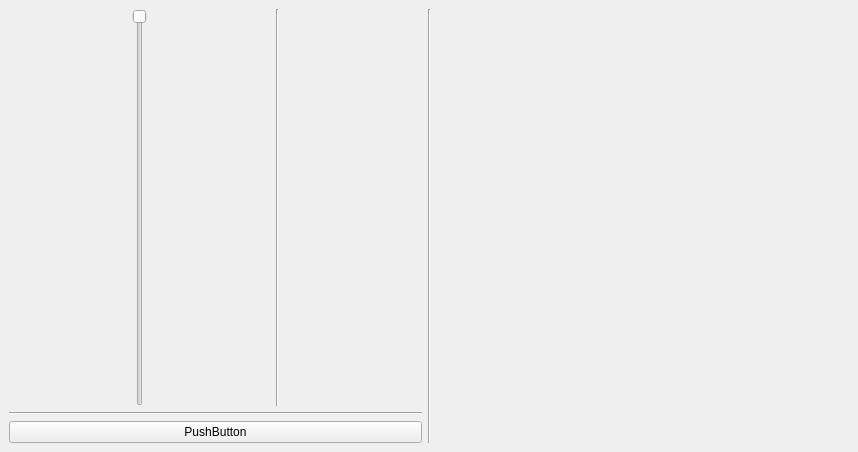
<?xml version="1.0" encoding="UTF-8"?>
<ui version="4.0">
 <class>MainWindow</class>
 <widget class="QMainWindow" name="MainWindow">
  <property name="geometry">
   <rect>
    <x>0</x>
    <y>0</y>
    <width>858</width>
    <height>452</height>
   </rect>
  </property>
  <property name="windowTitle">
   <string>MainWindow</string>
  </property>
  <widget class="QWidget" name="centralwidget">
   <layout class="QHBoxLayout" name="horizontalLayout_2">
    <item>
     <layout class="QVBoxLayout" name="widget_left">
      <item>
       <layout class="QHBoxLayout" name="horizontalLayout">
        <item>
         <widget class="QSlider" name="verticalSlider">
          <property name="layoutDirection">
           <enum>Qt::LeftToRight</enum>
          </property>
          <property name="orientation">
           <enum>Qt::Vertical</enum>
          </property>
          <property name="invertedAppearance">
           <bool>true</bool>
          </property>
          <property name="invertedControls">
           <bool>false</bool>
          </property>
         </widget>
        </item>
        <item>
         <widget class="Line" name="line_3">
          <property name="orientation">
           <enum>Qt::Vertical</enum>
          </property>
         </widget>
        </item>
        <item>
         <layout class="QVBoxLayout" name="item_place">
          <item>
           <spacer name="verticalSpacer">
            <property name="orientation">
             <enum>Qt::Vertical</enum>
            </property>
            <property name="sizeHint" stdset="0">
             <size>
              <width>20</width>
              <height>40</height>
             </size>
            </property>
           </spacer>
          </item>
         </layout>
        </item>
       </layout>
      </item>
      <item>
       <widget class="Line" name="line_2">
        <property name="orientation">
         <enum>Qt::Horizontal</enum>
        </property>
       </widget>
      </item>
      <item>
       <widget class="QPushButton" name="pushButton">
        <property name="text">
         <string>PushButton</string>
        </property>
       </widget>
      </item>
     </layout>
    </item>
    <item>
     <widget class="Line" name="line">
      <property name="orientation">
       <enum>Qt::Vertical</enum>
      </property>
     </widget>
    </item>
    <item>
     <layout class="QVBoxLayout" name="widget_right_box">
      <item>
       <widget class="QWidget" name="widget_right" native="true">
        <layout class="QVBoxLayout" name="verticalLayout"/>
       </widget>
      </item>
     </layout>
    </item>
   </layout>
  </widget>
 </widget>
 <resources/>
 <connections/>
</ui>
